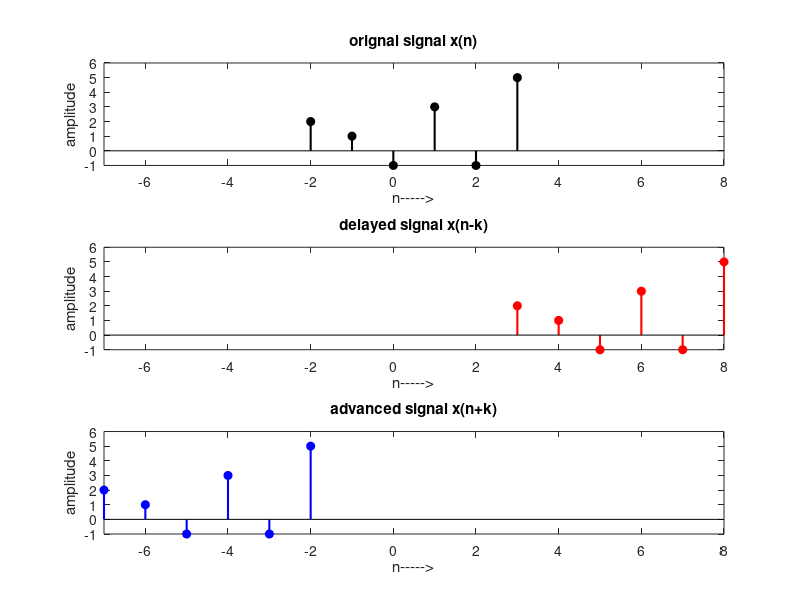

Write MATLAB code to recreate this figure.


%  Program V2_4ab: Time Shifting with arbotrary time index 


%%% Developed by Dr. M. Venu Gopala Rao, 
%%% Email: mvgr03@kluniversity.in,  mvgr03@gmail.com,

%%% This demo consider the integer in between 2 and 4 for time delay and 
%%% advancement. For any integer value the axis may be changed



clear all; close all; clc;

%------------------------------------------------------------------------

x = [ 2 1 -1 3 -1 5]; n1 = -2:3;
lower = -2; upper = 3;

figure();
subplot (3,1,1);
y=stem(lower:upper,x, 'k', 'fill', 'LineWidth', 1.5);
axis([lower-5 upper+5 min(x) max(x)+1]);
title('orignal signal x(n)');  % grid on
xlabel('n----->');
ylabel('amplitude');

k=input('x(n) is delayed by value (between 2 and 4) =  ');% for delay by k
n=lower+k;
m=upper+k;
subplot(3,1,2);
y1=stem(n:m,x, 'r', 'fill', 'LineWidth', 1.5);
axis([lower-5 upper+5 min(x) max(x)+1]);
title('delayed signal x(n-k)');  % grid on
xlabel('n----->');
ylabel('amplitude');

j=input('x(n)is advanced by value (between 2 and 4) =  ');% for advancement by j
q=lower-j;
w=upper-j;
subplot(3,1,3);
y2=stem(q:w,x, 'b', 'fill', 'LineWidth', 1.5);
axis([lower-5 upper+5 min(x) max(x)+1]);
title('advanced signal x(n+k)'); % grid on
xlabel('n----->');
ylabel('amplitude');
